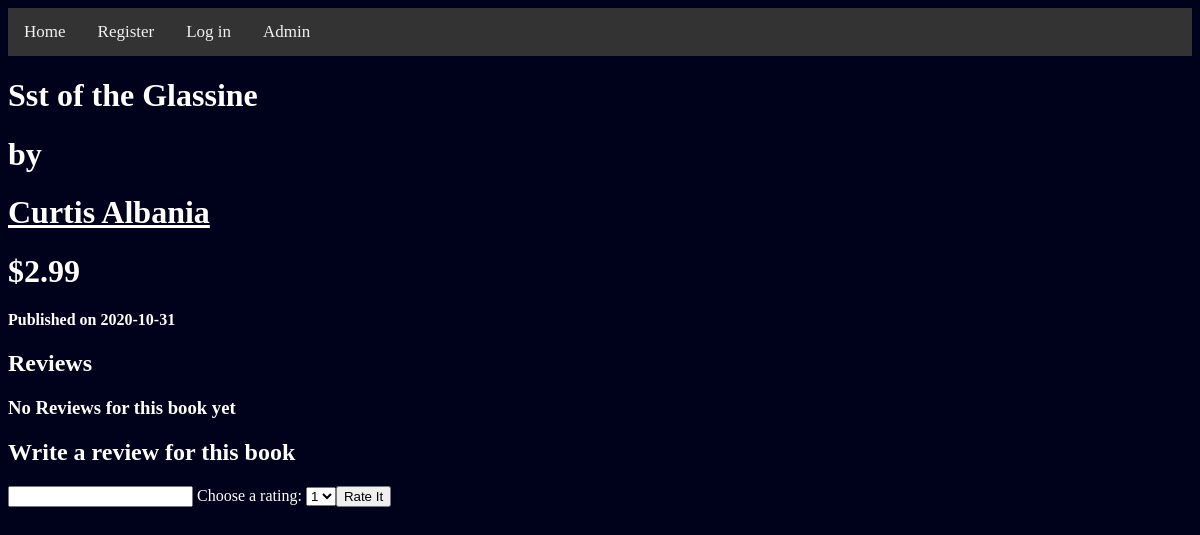
The page /book.php?ID=1103 on the database its author committed.
### tables this page shows
create table book
    (bookNo        varchar(15),
     title        varchar(255),
     price        decimal(10,2),
     subject    varchar(255),
     publishDate DATE,
     ageGroup    varchar(255),
     primary key (bookNo)
    );

create table author
    (authorName        varchar(255),
     authorNo    varchar(15),
     bio        varchar(1000),
     primary key (authorNo)
    );

### book.php (the view, shortened to what this page needs)
<!DOCTYPE HTML>
<html>
<head>
<link rel="stylesheet" type="text/css" href="css/spamstyle.css">
</head>
<body>
<?php
include_once('Header.php');
include('db_key.php');
$query = mysqli_query($dbconnect, "SELECT book.title, book.price,book.bookNo,book.publishDate, author.authorNo, author.authorName FROM book
										INNER JOIN wroteBy ON wroteBy.bookNo=book.bookNo
										INNER JOIN author ON author.authorNo=wroteBy.authorNo
										WHERE book.bookNo='".$_GET['ID']."' ")
   or die (mysqli_error($dbconnect));
$bookInfo=mysqli_fetch_array($query);
echo "<h1>{$bookInfo['title']}</h1>";
echo "<h1>by</h1>";
echo "<h1><a href='bio.php?ID={$bookInfo['authorNo']}'>{$bookInfo['authorName']}</a></h1>";
echo "<h1>\${$bookInfo['price']}</h1>";
$today=date("Y-m-d");
if ($today>$bookInfo['publishDate']){
	echo "<h4>Published on {$bookInfo['publishDate']}</h4>";
}
else{
    if (isset($_SESSION['email'])){
	echo"<a href='wishlist.php?ID={$bookInfo['bookNo']}'><h2>Add to Wishlist</h2></a>";
    }
	echo "<h4>Release date {$bookInfo['publishDate']}</h4>";
}
$query = mysqli_query($dbconnect, "SELECT review.blurb, review.rating FROM review
										WHERE review.bookNo='".$_GET['ID']."' ")
   or die (mysqli_error($dbconnect));
echo"<h2>Reviews</h2>";
if (mysqli_num_rows($query) > 0){
echo "<div class='grid-container' style='grid-template-columns: auto auto;' border='1' align='center'>";
while ($row = mysqli_fetch_array($query)) {
  echo
   "<div class='grid-item'>
   <table align='center'>
   <tr><td>Rating: {$row['rating']} star(s)</td></tr>
   <tr><td>{$row['blurb']}</td></tr>
	</table>
   </div>";
}
}
else{
	echo"<h3>No Reviews for this book yet</h3>";
}
echo"
</div>
<h2>Write a review for this book</h2>
<form action='rateIt.php' method='GET'>
	<input type='hidden' name='ID' value=".$_GET['ID']." />
        <input type='text' name='blurb' />
		<label for='stars'>Choose a rating:</label>
		<select name='stars' id='stars'>
		<option value=1>1</option>
		<option value=2>2</option>
		<option value=3>3</option>
		<option value=4>4</option>
		<option value=5>5</option>
		<input type='submit' value='Rate It' />
		</select>
    </form>";
?>
</body>
</html>

### css/spamstyle.css (style rules this page uses)
body { background-color:#00021b; color:white; }
a { color:white }

### rows shown on the page
book: title "Sst of the Glassine", author.authorName "Curtis Albania", price "2.99", publishDate "2020-10-31"
